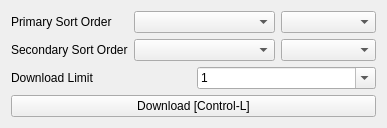
      <widget class="QWidget" name="tab_10">
       <attribute name="title">
        <string>Database Download</string>
       </attribute>
       <layout class="QVBoxLayout" name="verticalLayout_12">
        <item>
         <layout class="QGridLayout" name="database_download_buttons_2">
          <item row="1" column="1">
           <widget class="QComboBox" name="download_sort_order_2">
            <property name="currentIndex">
             <number>0</number>
            </property>
            <item>
             <property name="text">
              <string/>
             </property>
            </item>
            <item>
             <property name="text">
              <string>Random</string>
             </property>
            </item>
            <item>
             <property name="text">
              <string>Date Uploaded</string>
             </property>
            </item>
            <item>
             <property name="text">
              <string>Date Modifed</string>
             </property>
            </item>
            <item>
             <property name="text">
              <string>Image Laplacian</string>
             </property>
            </item>
            <item>
             <property name="text">
              <string>Num Segmentations</string>
             </property>
            </item>
            <item>
             <property name="text">
              <string>Image Focus</string>
             </property>
            </item>
            <item>
             <property name="text">
              <string>Image Debris</string>
             </property>
            </item>
           </widget>
          </item>
          <item row="0" column="0">
           <widget class="QLabel" name="label_15">
            <property name="text">
             <string>Primary Sort Order</string>
            </property>
           </widget>
          </item>
          <item row="0" column="2">
           <widget class="QComboBox" name="download_sort_direction_1">
            <item>
             <property name="text">
              <string/>
             </property>
            </item>
            <item>
             <property name="text">
              <string>Ascending</string>
             </property>
            </item>
            <item>
             <property name="text">
              <string>Descending</string>
             </property>
            </item>
           </widget>
          </item>
          <item row="0" column="1">
           <widget class="QComboBox" name="download_sort_order_1">
            <property name="currentIndex">
             <number>0</number>
            </property>
            <item>
             <property name="text">
              <string/>
             </property>
            </item>
            <item>
             <property name="text">
              <string>Random</string>
             </property>
            </item>
            <item>
             <property name="text">
              <string>Date Uploaded</string>
             </property>
            </item>
            <item>
             <property name="text">
              <string>Date Modifed</string>
             </property>
            </item>
            <item>
             <property name="text">
              <string>Image Laplacian</string>
             </property>
            </item>
            <item>
             <property name="text">
              <string>Num Segmentations</string>
             </property>
            </item>
            <item>
             <property name="text">
              <string>Image Focus</string>
             </property>
            </item>
            <item>
             <property name="text">
              <string>Image Debris</string>
             </property>
            </item>
           </widget>
          </item>
          <item row="1" column="0">
           <widget class="QLabel" name="label_23">
            <property name="text">
             <string>Secondary Sort Order</string>
            </property>
           </widget>
          </item>
          <item row="1" column="2">
           <widget class="QComboBox" name="download_sort_direction_2">
            <item>
             <property name="text">
              <string/>
             </property>
            </item>
            <item>
             <property name="text">
              <string>Ascending</string>
             </property>
            </item>
            <item>
             <property name="text">
              <string>Descending</string>
             </property>
            </item>
           </widget>
          </item>
         </layout>
        </item>
        <item>
         <layout class="QGridLayout" name="gridLayout_23">
          <item row="0" column="0">
           <widget class="QLabel" name="label_88">
            <property name="text">
             <string>Download Limit</string>
            </property>
           </widget>
          </item>
          <item row="0" column="1">
           <widget class="QComboBox" name="database_download_limit">
            <property name="enabled">
             <bool>true</bool>
            </property>
            <property name="editable">
             <bool>true</bool>
            </property>
            <property name="frame">
             <bool>true</bool>
            </property>
            <item>
             <property name="text">
              <string>1</string>
             </property>
            </item>
            <item>
             <property name="text">
              <string>5</string>
             </property>
            </item>
            <item>
             <property name="text">
              <string>10</string>
             </property>
            </item>
            <item>
             <property name="text">
              <string>20</string>
             </property>
            </item>
            <item>
             <property name="text">
              <string>50</string>
             </property>
            </item>
            <item>
             <property name="text">
              <string>100</string>
             </property>
            </item>
            <item>
             <property name="text">
              <string>All</string>
             </property>
            </item>
           </widget>
          </item>
         </layout>
        </item>
        <item>
         <widget class="QPushButton" name="database_download">
          <property name="enabled">
           <bool>true</bool>
          </property>
          <property name="text">
           <string>Download [Control-L]</string>
          </property>
         </widget>
        </item>
       </layout>
      </widget>
